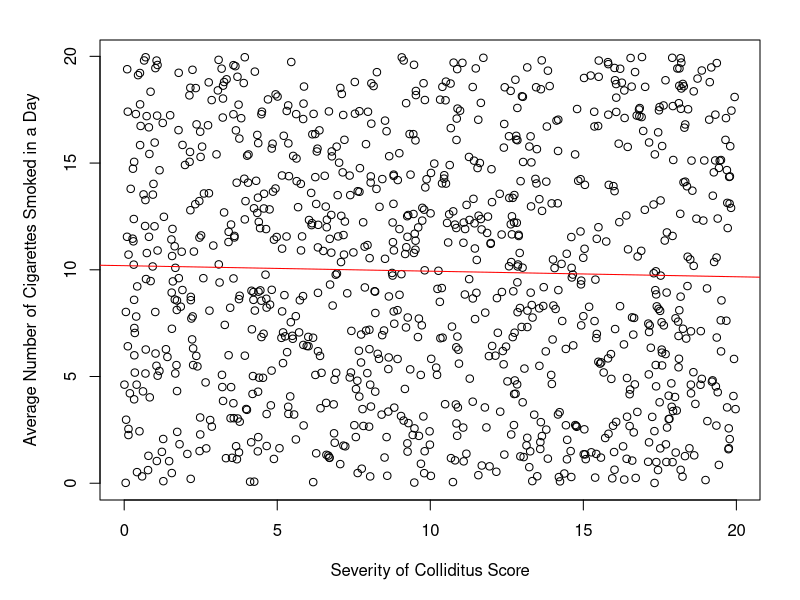
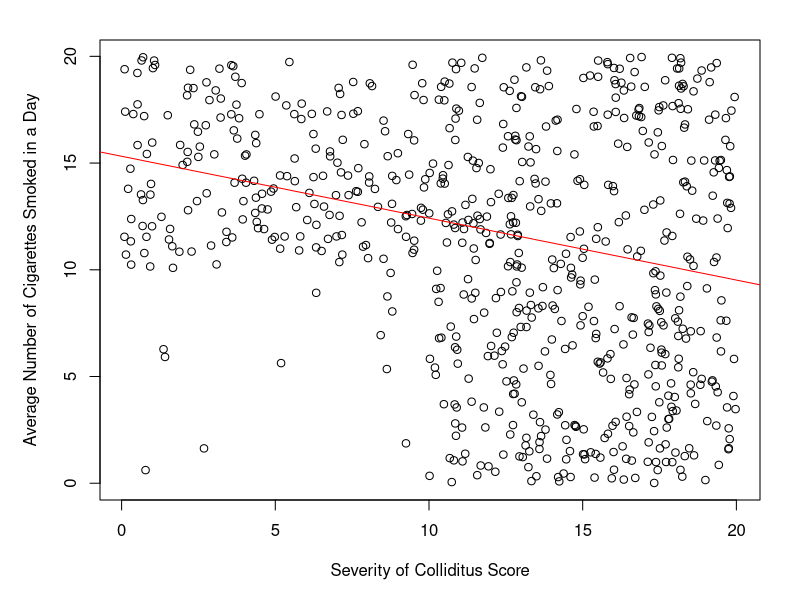

Generate these figures, in order, with R:
## ---- chunk 1
knitr::opts_chunk$set(echo = TRUE)
knitr::opts_knit$set(global.par = TRUE)
## ---- chunk 2
set.seed(314159)
## ---- chunk 3
par(mar=c(5,5,2,2))
## ---- chunk 4
n <- 1000
population <- array(0,dim=c(2,n)) # initialise empty array to store data for each person
for (i in 1:n) {
  severity <- runif(1,0,20) # random severity
  cigarettes <- runif(1,0,20) # random average number of cigarettes smoked
  population[1,i] <- severity
  population[2,i] <- cigarettes
}
plot(population[1,], population[2,],
     xlab="Severity of Colliditus Score", ylab="Average Number of Cigarettes Smoked in a Day")
abline(lm(population[1,] ~ population[2,]), col="red") # plot line of best fit

## ---- chunk 5
hospital_severities <- vector() 
hospital_cigarettes <- vector()
for (i in 1:n) {
  dice_roll <- runif(1,0,1) # random number between 0 and 1
  person_i <- population[,i]
  if(person_i[1] >= 10) { # all these people are in hospital
    hospital_severities[i] <- person_i[1]
    hospital_cigarettes[i] <- person_i[2]
  } else if(person_i[2] >= 10 && dice_roll <= 0.75) { # these people have a 75% chance of being in hospital
    hospital_severities[i] <- person_i[1]
    hospital_cigarettes[i] <- person_i[2]
  }
  else if(dice_roll <= 0.05) { # others have a 5% chance of being in hospital
    hospital_severities[i] <- person_i[1]
    hospital_cigarettes[i] <- person_i[2]
  }  
}

plot(hospital_severities, hospital_cigarettes,
     xlab="Severity of Colliditus Score", ylab="Average Number of Cigarettes Smoked in a Day")
abline(lm(hospital_severities ~ hospital_cigarettes), col="red") # plot line of best fit

## ---- chunk 6
n_of_failures <- 1000
failure_times <- runif(n_of_failures,0,1) * n_of_failures * 1000
ordered_failure_times <- sort(failure_times)
intervals <- diff(ordered_failure_times)
print(mean(intervals))
n_of_obs_times <- 1000
wait_times <- rep(0,n_of_obs_times)
observation_times <- runif(n_of_obs_times,0,1) * max(ordered_failure_times)
for (i in 1:n_of_obs_times) {
  observation_time <- observation_times[i]
  for (j in ordered_failure_times) {
    if (observation_time < j) {
      wait_times[i] <- j - observation_time
      break
    }
    else {next}
  }
} 
print(mean(wait_times))
